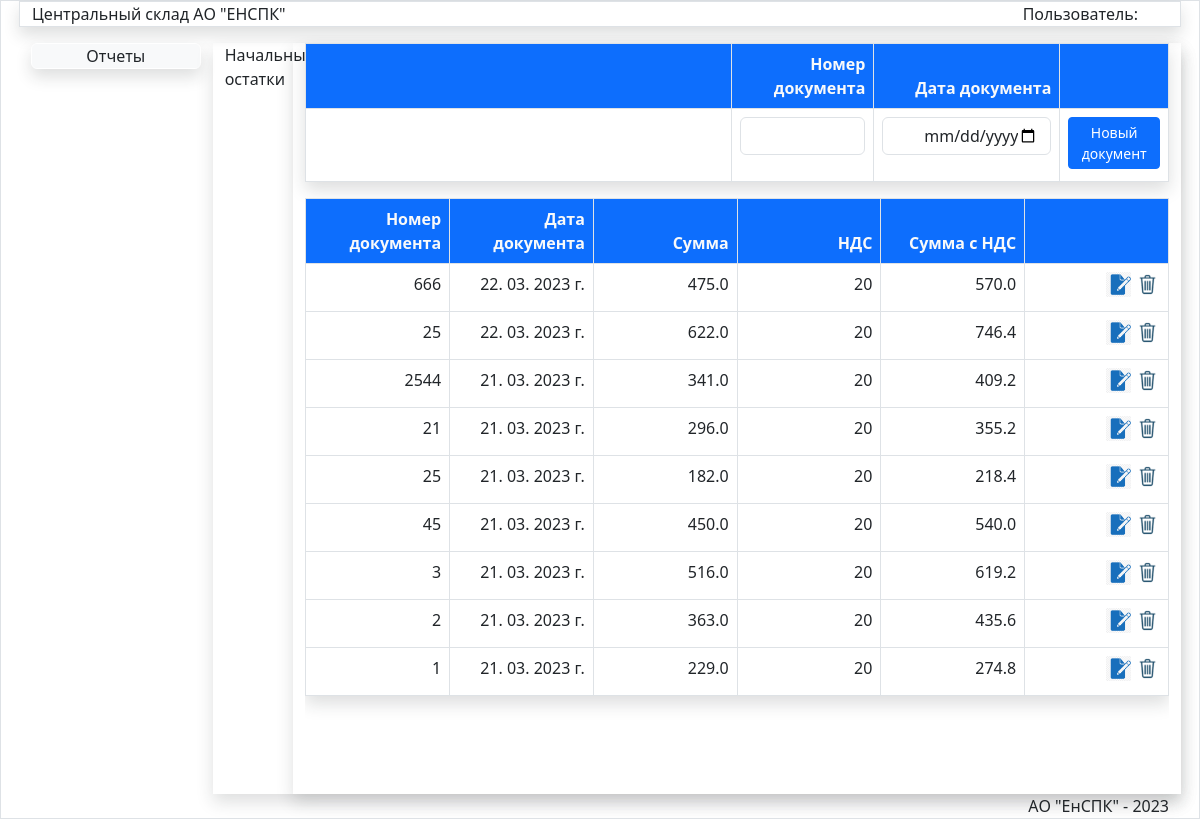
Before: /JurnalOst/ with the older database file.
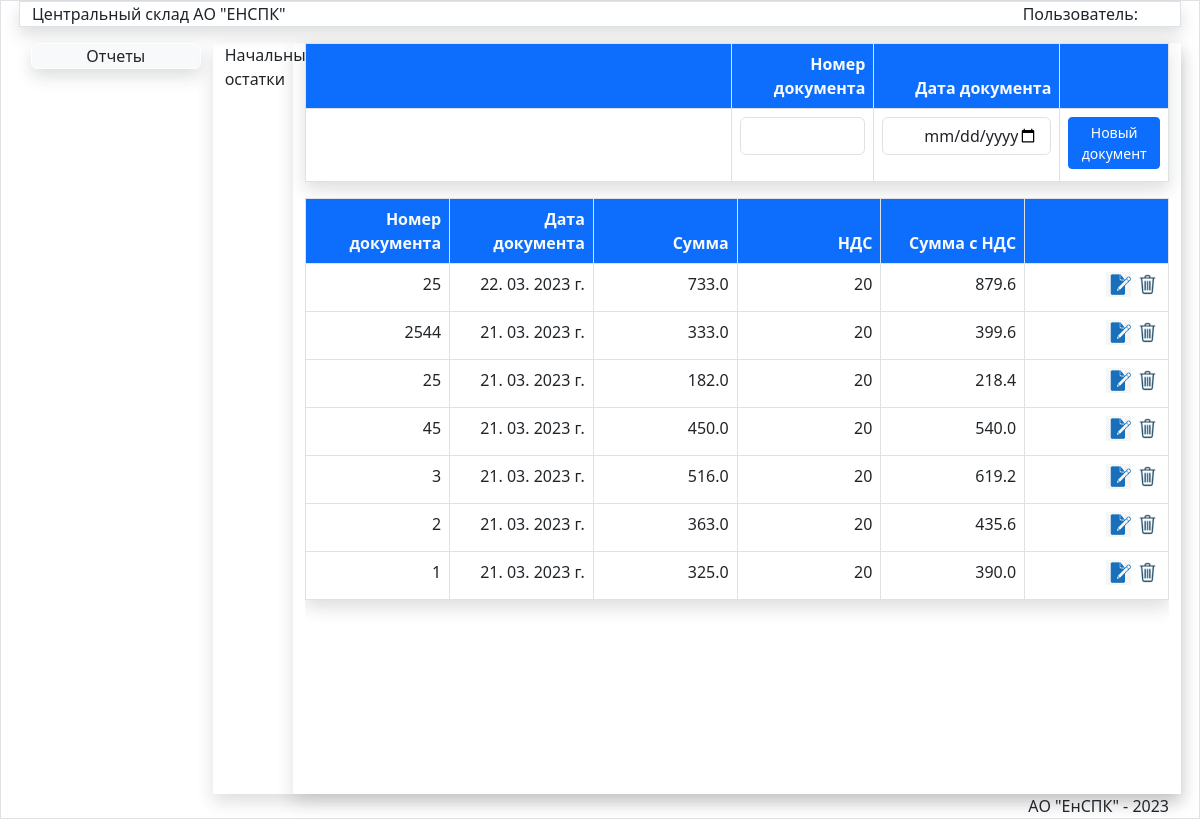
After: the same page with the newer database file.
### store/models.py (models this page shows)
class Jurnal(models.Model):
    oper=models.IntegerField(verbose_name="Код операции")
    nomerdoc=models.CharField(max_length=50,verbose_name='Номер документа')
    datadoc=models.DateTimeField(verbose_name='Дата документа')
    postav=models.ForeignKey(Postav,verbose_name='Поставщик',on_delete=models.PROTECT)
    obct=models.ForeignKey(Obct,verbose_name='Объект',on_delete=models.PROTECT)
    podraz=models.ForeignKey(Podraz,verbose_name='Подразделение',on_delete=models.PROTECT)
    fio=models.ForeignKey(Fio,verbose_name='Подотчет',on_delete=models.PROTECT)
    spis=models.ForeignKey(Spis,blank=True,null=True,verbose_name='Причина списания',on_delete=models.PROTECT)
    summa=models.FloatField(verbose_name='Сумма',default=0)
    nds=models.IntegerField(verbose_name='НДС',default=20)
    summawithnds=models.FloatField(verbose_name='Сумма с НДС',default=0)
    updated_at = models.DateTimeField(auto_now=True, verbose_name='Создан')
    created_at = models.DateTimeField(auto_now_add=True, verbose_name='Обновлен')
    class Meta:
        verbose_name = 'Документ'
        verbose_name_plural = 'Документы'
        ordering = ['-datadoc', ]

### store/views.py (the view)
# urls.py: path('JurnalOst/', JurnalOst, name='JurnalOst'),
def JurnalOst(request):
    podraz = Podraz.objects.get(pk=74)
    postav = Postav.objects.get(pk=9)
    obct = Obct.objects.get(pk=180)
    fio = Fio.objects.get(pk=5)
    jurnalost=Jurnal.objects.filter(oper=1).order_by('-created_at')
    if request.method=='POST':
        nomerdoc1=request.POST['nomerdoc']
        datadoc1=request.POST['datadoc']
        print(nomerdoc1,datadoc1)
        newost=Jurnal()
        newost.nomerdoc=nomerdoc1
        newost.datadoc=datadoc1
        newost.podraz=podraz
        newost.postav=postav
        newost.obct=obct
        newost.fio=fio
        newost.oper=1
        newost.save()
        un = Jurnal.objects.filter(oper=1).values()
        unit_data=list(un)
        print(newost.id)
        ur=reverse('AddStringOst',args=[newost.id])
        print(ur)
        return JsonResponse({'status':1,'unit_data':unit_data,'url': ur})
    else:
        form=OstDocForm(initial={'podraz':podraz,'postav':postav,'obct':obct,'fio':fio})
    return render(request,'store/Doc/JurnalOst.html',{'jurnalost':jurnalost,'pic_label':'Начальные остатки','form':form,'title':'Журнал начальных остатков'})

### store/templates/store/Doc/JurnalOst.html (shortened to what this page needs)
{% extends 'store/menu.html' %}
{% load static %}
{% block DataArea %}
<div class="row">
<div class="col-md-1">{{pic_label}}</div>
<div class="col-md-11 mx-auto shadow">
<table class="table shadow table-bordered table-hover">
<thead class=" bg-primary  text-light">
<tr>
<th style="width:50%;" class=" text-end" colspan="3" ></th>
<th style="width:16.6%;" class=" text-end" >Номер документа</th>
<th style="width:16.6%;" class=" text-end" >Дата документа</th>
<th style="width:12.6%;" class=" text-end"></th>
</tr>
</thead>
    <form method="post" id="ost-form">
    <tr >
        <td colspan="3"></td>
        <td  class=" text-end" ><input type="text" id="id_nomerdoc" class="form-control" style="text-align:right" required></td>
        <td  class=" text-end" ><input type="date" id="id_datadoc" class="form-control" style="text-align:right" required/></td>
        <td  class="text-end"> <button type="submit" class="btn  btn-primary btn-sm mb-1 " id="savebtn">Новый документ</button></td>
    </form>
</table>
 <div class="scrolltable">
<table class="table shadow table-bordered table-hover">
<thead class="bg-primary text-light">
     <th style="width:16.6%;" class="text-end">Номер документа</th>
<th style="width:16.6%;" class=" text-end" >Дата документа</th>
<th style="width:16.6%;" class=" text-end" >Сумма</th>
<th style="width:16.6%;" class=" text-end" >НДС</th>
<th style="width:16.6%;" class=" text-end" >Сумма с НДС</th>
<th style="width:16.6%;" class=" text-end"></th>
</thead>
    <tbody id="ost-doc">
    {% for item in jurnalost %}
    <tr><td  class="border text-end fixed">{{item.nomerdoc}}</td>
    <td class=" text-end">{{item.datadoc|date:"d. m. Y г." }}</td>
    <td class=" text-end">{{item.summa}}</td>
    <td class=" text-end">{{item.nds}}</td>
    <td class="text-end">{{item.summawithnds }}</td>
    <td class="text-end align-middle " ><input data-sid="{{item.pk}}" data-update="{{url_update}}" value="Update" type="image" class="btn-ost-update mr-3" src="{% static '/images/edit2.png' %}" width="25px" >
   <input data-sid="{{item.pk}}" data-del="{{url_delete}}" class="btn-ost-del " value="Delete" type="image" src="{% static '/images/del.png' %}" width="25px"> </td>
    </tr>
    {% endfor %}
    </tbody>
</table>
</div>
</div>
</div>
{% endblock DataArea %}

Changed rows visible on the page:
removed Jurnal: nomerdoc "666", datadoc "22. 03. 2023 г.", summa "475.0", nds "20", summawithnds "570.0"
removed Jurnal: nomerdoc "21", datadoc "21. 03. 2023 г.", summa "296.0", nds "20", summawithnds "355.2"
changed Jurnal (number 1 of 7 on the later page): summa "622.0" → "733.0"; summawithnds "746.4" → "879.6"
changed Jurnal (number 2 of 7 on the later page): summa "341.0" → "333.0"; summawithnds "409.2" → "399.6"
changed Jurnal (number 7 of 7 on the later page): summa "229.0" → "325.0"; summawithnds "274.8" → "390.0"
